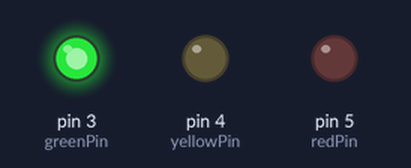
Bench run of a sketch on a simulated Arduino Uno, built with avr-gcc and run on an emulated ATmega328P. Shown: output pins drawn as LEDs (lit = HIGH).

Above: at 2.5 s.
At 5.5 s:
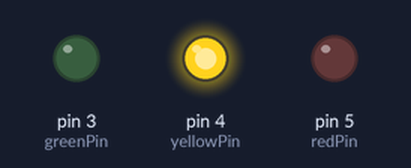
At 8.5 s:
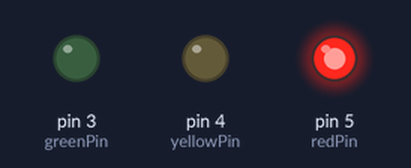
Timing chart, 0 to 14.3 s (numbered marks = the images above):
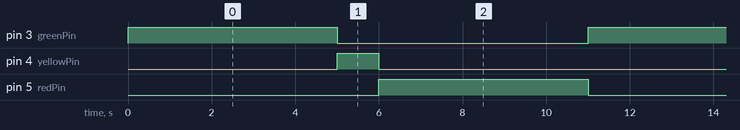

Measured:
- by itself, pin 3 (greenPin), pin 5 (redPin): alternates HIGH for 5.0 s and LOW for 6.0 s
- by itself, pin 4 (yellowPin): alternates HIGH for 1.0 s and LOW for 10.0 s
- by itself, everything shown: repeats every 11.0 s, in 4 steps

The sketch:

sketch_dec26a.ino
```cpp
int greenPin = 3;
int yellowPin = 4;
int redPin = 5;
void setup() {
  // put your setup code here, to run once:
  pinMode(greenPin, OUTPUT);
  pinMode(yellowPin, OUTPUT);
  pinMode(redPin, OUTPUT);
}

void loop() {
  // put your main code here, to run repeatedly:
  digitalWrite(greenPin, HIGH);
  delay(5000);

  digitalWrite(greenPin, LOW);
  digitalWrite(yellowPin, HIGH);
  delay(1000);

  digitalWrite(yellowPin, LOW);
  digitalWrite(redPin, HIGH);
  delay(5000);

  digitalWrite(redPin, LOW);
}
```
